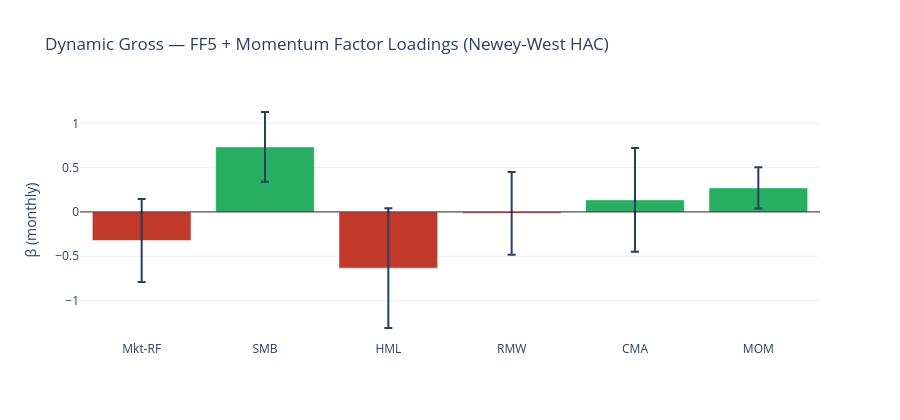

The cell this chart's notebook holds for it:
### Code cell
# Factor loadings table — for the dynamic variant
sr = returns_df.set_index('date')['dynamic_gross'].dropna()
reg = run_ff5_mom_regression(sr, start_oos, end_oos, nw_lags=4)

fig = go.Figure()
loadings = reg[reg['factor']!='alpha (intercept)'].copy()
colors = [PAL['gain'] if b > 0 else PAL['loss'] for b in loadings['beta']]
fig.add_trace(go.Bar(
    x=loadings['factor'],
    y=loadings['beta'],
    error_y=dict(type='data', array=1.96*loadings['se_nw']),
    marker_color=colors,
    name='β ± 95% CI (Newey-West)',
))
fig.add_hline(y=0, line_color='black', line_width=0.8)
fig.update_layout(
    title='Dynamic Gross — FF5 + Momentum Factor Loadings (Newey-West HAC)',
    yaxis_title='β (monthly)',
    height=420,
)
fig

### Figure 1 — Plotly figure (JSON) as saved in the notebook; plotly's stock layout.template omitted (floating-point values rounded to 4 significant figures)
{"data": [{"error_y": {"array": [0.4684, 0.3938, 0.6756, 0.4656, 0.5863, 0.232], "type": "data"}, "marker": {"color": ["#C0392B", "#27AE60", "#C0392B", "#C0392B", "#27AE60", "#27AE60"]}, "name": "β ± 95% CI (Newey-West)", "type": "bar", "x": ["Mkt-RF", "SMB", "HML", "RMW", "CMA", "MOM"], "y": [-0.3221, 0.7336, -0.6342, -0.01635, 0.1359, 0.2708]}], "layout": {"height": 420, "shapes": [{"line": {"color": "black", "width": 0.8}, "type": "line", "x0": 0, "x1": 1, "xref": "x domain", "y0": 0, "y1": 0, "yref": "y"}], "title": {"text": "Dynamic Gross — FF5 + Momentum Factor Loadings (Newey-West HAC)"}, "yaxis": {"title": {"text": "β (monthly)"}}}}
